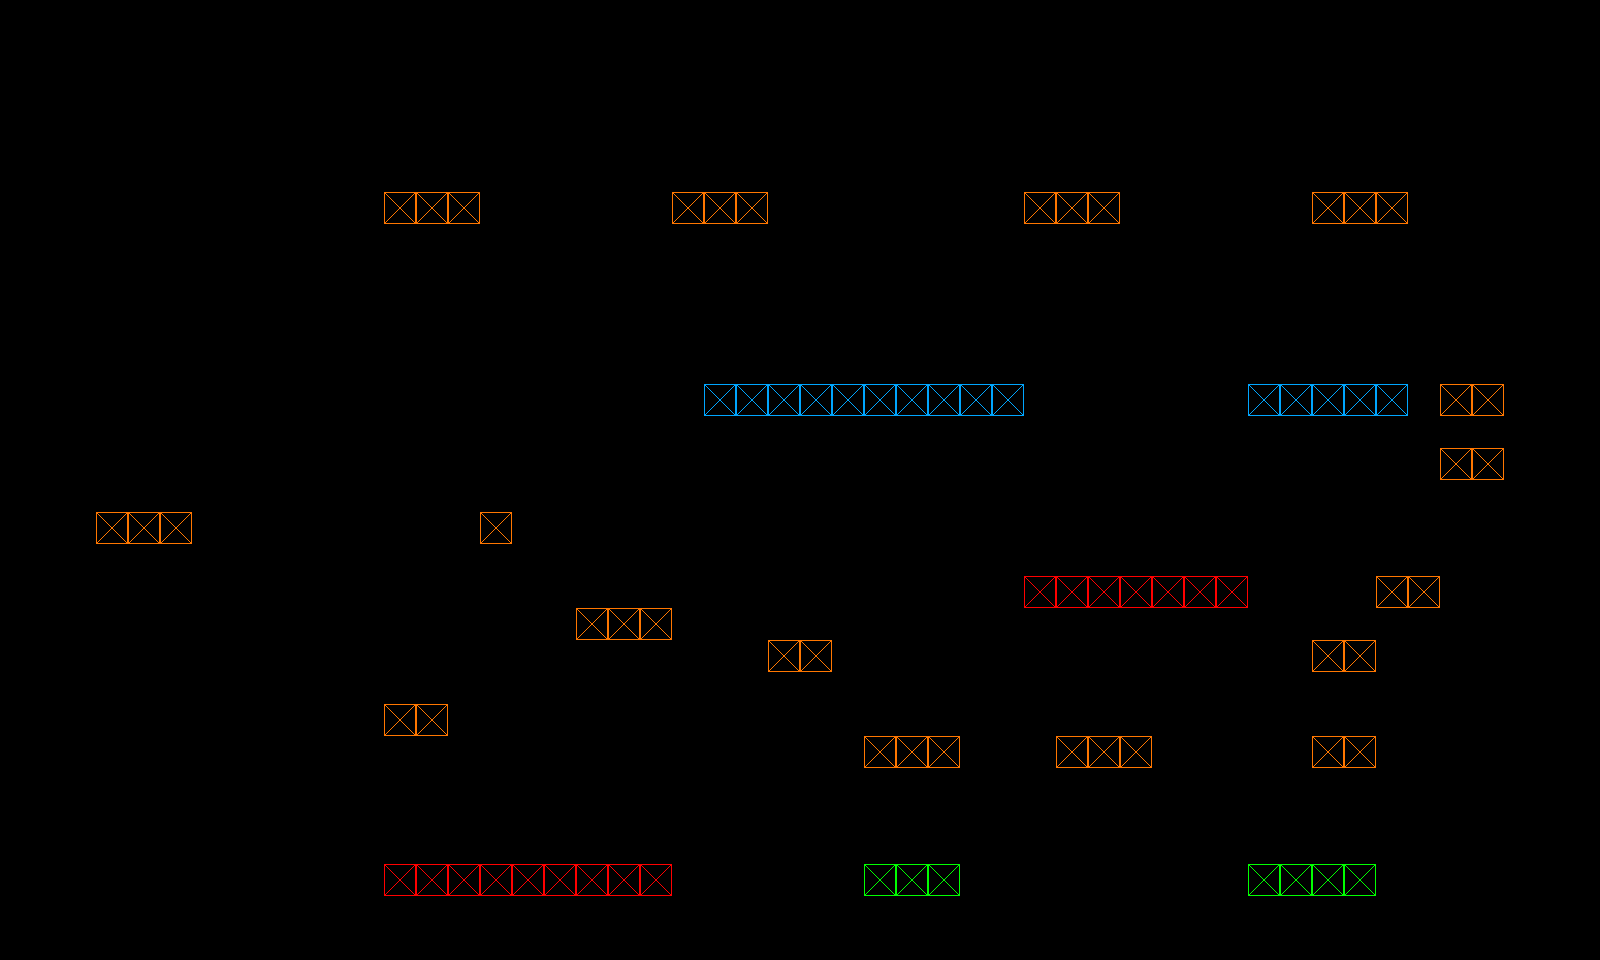

This is a level from a 2D game, rendered from its Tiled map with the project's own tilesets. A one-line summary and the map file follow, with tile-layer data summarised:
An orthogonal 50x30 tile map with 32x32 px tiles, 2 tile layers (prototype, collisions), 2 hidden layers not drawn, 5 tilesets and 21 objects (11x Enemy, 7x Turret, Player, Goal, Door).

<map version="1.10" tiledversion="1.12.1" orientation="orthogonal" renderorder="right-down" width="50" height="30" tilewidth="32" tileheight="32" infinite="0" nextlayerid="6" nextobjectid="24">
 <editorsettings>
  <export target="../../src/PolyGone/Maps/Level2-Dylan.json" format="json" />
 </editorsettings>
 <tileset firstgid="1" source="../TiledSets/Proto.tsx" />
 <tileset firstgid="65" source="../TiledSets/CollisionTiles.tsx" />
 <tileset firstgid="81" source="../TiledSets/TextureSheet.tsx" />
 <tileset firstgid="145" source="../TiledSets/PlayerSheet.tsx" />
 <tileset firstgid="149" source="../TiledSets/EnemySheet.tsx" />
 <imagelayer id="5" name="background" visible="0" parallaxx="0.8" parallaxy="0.9" repeatx="1" repeaty="1">
  <image source="../../src/PolyGone/Content/Textures/Backgrounds/CastleBackground.png" width="256" height="256" />
 </imagelayer>
 <layer id="1" name="prototype" width="50" height="30">
  <data>[1500 cells, 665 non-empty, 5 distinct tile ids]</data>
 </layer>
 <layer id="4" name="tiles" width="50" height="30" visible="0">
  <data>[1500 cells, 665 non-empty, 17 distinct tile ids]</data>
 </layer>
 <objectgroup id="3" name="objects">
  <object id="1" type="Player" gid="145" x="224" y="864" width="32" height="32" />
  <object id="2" name="Goal" type="Goal" x="288" y="704" width="32" height="32" />
  <object id="4" name="Hub" type="Door" x="256" y="864" width="32" height="32">
   <properties>
    <property name="connects" value="Hub" />
    <property name="loadX" type="int" value="64" />
    <property name="loadY" type="int" value="576" />
   </properties>
  </object>
  <object id="5" type="Turret" gid="150" x="416" y="192" width="32" height="32" />
  <object id="6" type="Turret" gid="150" x="704" y="192" width="32" height="32" />
  <object id="7" type="Turret" gid="150" x="1056" y="192" width="32" height="32" />
  <object id="8" type="Turret" gid="150" x="1344" y="192" width="32" height="32" />
  <object id="9" type="Turret" gid="150" x="1088" y="736" width="32" height="32" />
  <object id="10" type="Turret" gid="150" x="896" y="736" width="32" height="32" />
  <object id="11" type="Turret" gid="150" x="480" y="512" width="32" height="32" />
  <object id="12" type="Enemy" gid="149" x="384" y="704" width="32" height="32" />
  <object id="13" type="Enemy" gid="149" x="704" y="608" width="32" height="32" />
  <object id="14" type="Enemy" gid="149" x="832" y="864" width="32" height="32" />
  <object id="15" type="Enemy" gid="149" x="1152" y="864" width="32" height="32" />
  <object id="16" type="Enemy" gid="149" x="1440" y="864" width="32" height="32" />
  <object id="17" type="Enemy" gid="149" x="1344" y="736" width="32" height="32" />
  <object id="18" type="Enemy" gid="149" x="1408" y="576" width="32" height="32" />
  <object id="19" type="Enemy" gid="149" x="1344" y="384" width="32" height="32" />
  <object id="20" type="Enemy" gid="149" x="896" y="384" width="32" height="32" />
  <object id="21" type="Enemy" gid="149" x="544" y="384" width="32" height="32" />
  <object id="22" type="Enemy" gid="149" x="288" y="384" width="32" height="32" />
 </objectgroup>
 <layer id="2" name="collisions" width="50" height="30">
  <data>[1500 cells, 665 non-empty, 5 distinct tile ids]</data>
 </layer>
</map>
